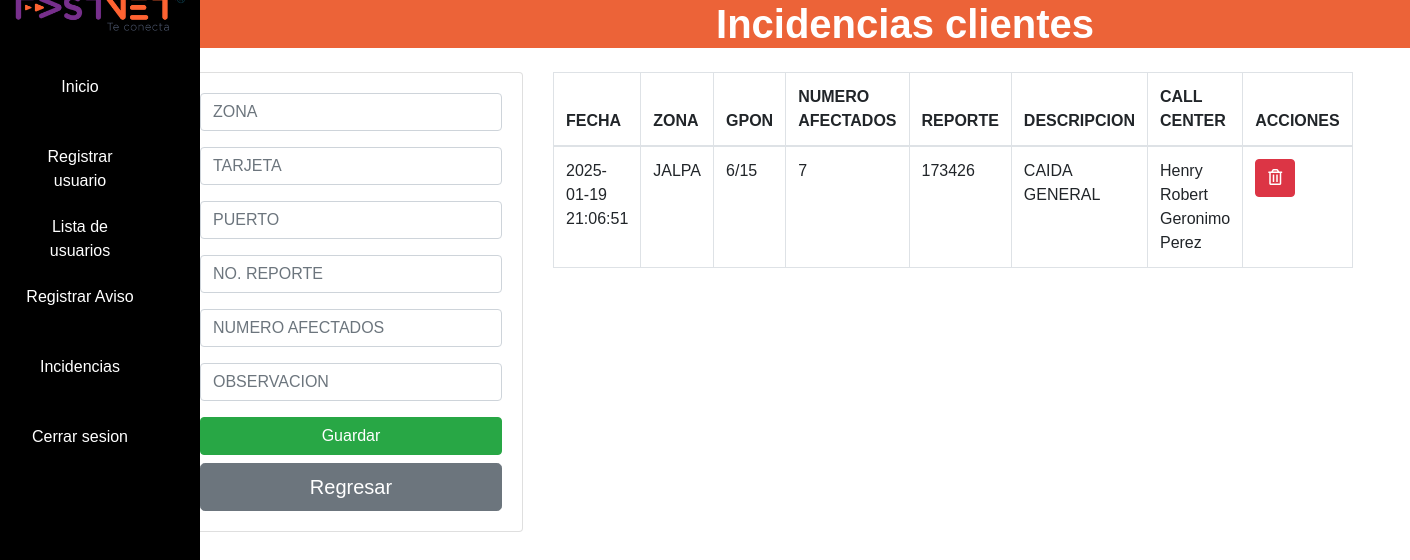
Screenshot of /Avisos/bitacora.php (signed in) with the database file from the repository.
### tables this page shows
CREATE TABLE `juntas` (
  `id_junta` int(11) NOT NULL,
  `fecha` timestamp NOT NULL DEFAULT current_timestamp(),
  `asistidos` varchar(40) DEFAULT NULL,
  `caidos` int(11) NOT NULL,
  `id_usuario` int(11) DEFAULT NULL,
  `tarjeta` int(11) NOT NULL,
  `puerto` int(11) NOT NULL,
  `reporte` int(11) DEFAULT NULL,
  `descripcion` text NOT NULL,
  `estado` varchar(255) DEFAULT NULL
);

CREATE TABLE `usuario` (
  `id_usuario` int(11) NOT NULL,
  `nombre` varchar(50) NOT NULL,
  `telefono` varchar(12) NOT NULL,
  `fecha` date NOT NULL DEFAULT current_timestamp(),
  `sexo` varchar(20) NOT NULL,
  `username` varchar(40) DEFAULT NULL,
  `password` varchar(40) DEFAULT NULL,
  `id_tipo` int(11) DEFAULT NULL,
  `estatus` int(11) NOT NULL DEFAULT 1
);

### Avisos/bitacora.php (the view, shortened to what this page needs)
<?php
include_once 'database.php';
?>
<!DOCTYPE html>
<html lang="en">
<head>
    <link rel="stylesheet" href="https://stackpath.bootstrapcdn.com/bootstrap/4.3.1/css/bootstrap.min.css">
    <link rel="stylesheet" href="CSS/admin.css">
    <link rel="stylesheet" href="CSS/nav-admin.css">
    <link rel="stylesheet" href="https://use.fontawesome.com/releases/v5.8.2/css/all.css">
</head>
<body>
    <?php require_once 'includes/nav-admin.php'; ?>
    <h1 class="admin">Incidencias clientes</h1>
    <div class="container p-4">
        <div class="row">
                <div class="col-md-4">
                    <div class="card card-body">
                        <form action="" method="POST">
                            <div class="form-group">
                                <input type="text" name="asistencia" class="form-control" placeholder="ZONA" require>
                            </div>
                            <div class="form-group">
                                <input type="number" name="tarjeta" class="form-control" placeholder="TARJETA" require>
                            </div>
                            <div class="form-group">
                                <input type="number" name="puerto" class="form-control" placeholder="PUERTO" require>
                            </div>
                            <div class="form-group">
                                <input type="number" name="reporte" class="form-control" placeholder="NO. REPORTE" require>
                            </div>
                            <div class="form-group">
                                <input type="number" name="caidas" class="form-control" placeholder="NUMERO AFECTADOS" require>
                            </div>
                            <div class="form-group">
                                <input type="text" name="descripcion" class="form-control" placeholder="OBSERVACION" require>
                            </div>
                            <input type="submit" class="btn btn-primary btn-success btn-block" name="save" value="Guardar">
                            <a href="contactos.php" class="btn btn-secondary btn-lg btn-block">Regresar</a>
                        </form>
                    </div>
                </div>
                <div class="col-md-8">
                        <table class="table table-bordered">
                            <thead>
                                <tr>
                                    <th>FECHA</th>
                                    <th>ZONA</th>
                                    <th>GPON</th>
                                    <th>NUMERO AFECTADOS</th>
                                    <th>REPORTE</th>
                                    <th>DESCRIPCION</th>
                                    <th>CALL CENTER</th>
                                    <th>ACCIONES</th>
                                </tr>
                            </thead>
                            <tbody>
                                <?php
                                    $query="SELECT j.id_junta, j.asistidos, j.caidos, j.fecha, j.tarjeta, j.puerto, j.reporte, j.descripcion, u.nombre FROM juntas j INNER JOIN usuario u ON j.id_usuario = u.id_usuario WHERE j.estado = '1' ORDER BY fecha DESC";
                                    $result=mysqli_query($conn,$query);
                                    while($row=mysqli_fetch_array($result)) {?>
                                    <tr>
                                        <td><?php echo $row ['fecha']?></td>
                                        <td><?php echo $row ['asistidos']?></td>
                                        <td><?php echo $row ['tarjeta']?>/<?php echo $row ['puerto']?></td>
                                        <td><?php echo $row ['caidos']?></td>
                                        <td><?php echo $row ['reporte']?></td>
                                        <td><?php echo $row ['descripcion']?></td>
                                        <td><?php echo $row ['nombre']?></td>
                                        <td>
                                        <a href="eliminar-bitacora.php?id=<?php echo $row['id_junta']?>" class="btn btn-danger"><i class="far fa-trash-alt"></i></a>
                                        </td>
                                    </tr>
                                    <?php } ?>
                            </tbody>
                        </table>
                </div>
        </div>
    </div>
</body>
</html>

### Avisos/CSS/admin.css (style rules this page uses)
body { margin: 0; padding: 0; font-family: sans-serif; height: 100vh; }
.admin { margin: 0 auto; position: relative; left: 200px; text-align: center; background-color:rgb(236, 99,56); font-weight: bold; color:white; }
.row { position: relative; left: -80px; }

### Avisos/CSS/nav-admin.css (style rules this page uses)
body { background-color: white; }
.container.p-4 { position: relative; left: 100px; }

### rows the page displays
juntas: fecha "2025-01-19 21:06:51", asistidos "JALPA", tarjeta "6", puerto "15", caidos "7", reporte "173426", descripcion "CAIDA GENERAL", id_usuario.nombre "Henry Robert Geronimo Perez"
